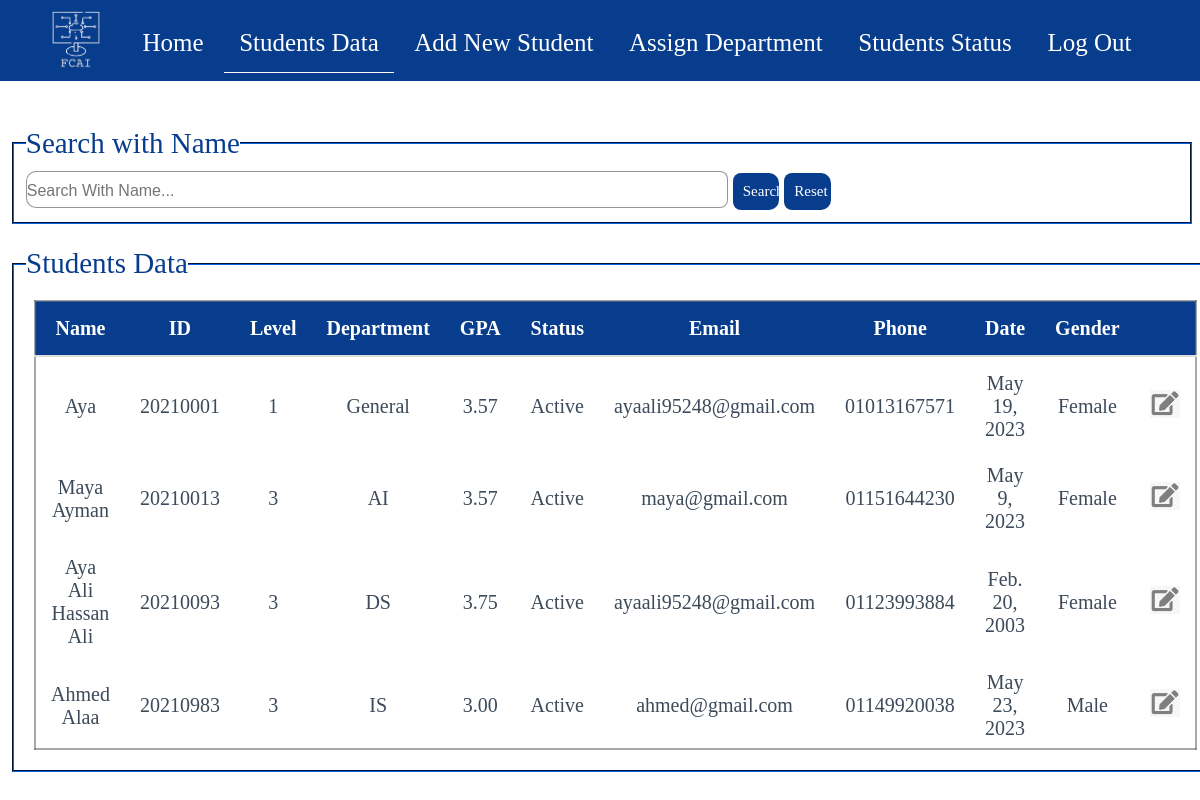
The page /StudentsData/ on the database as committed earlier.
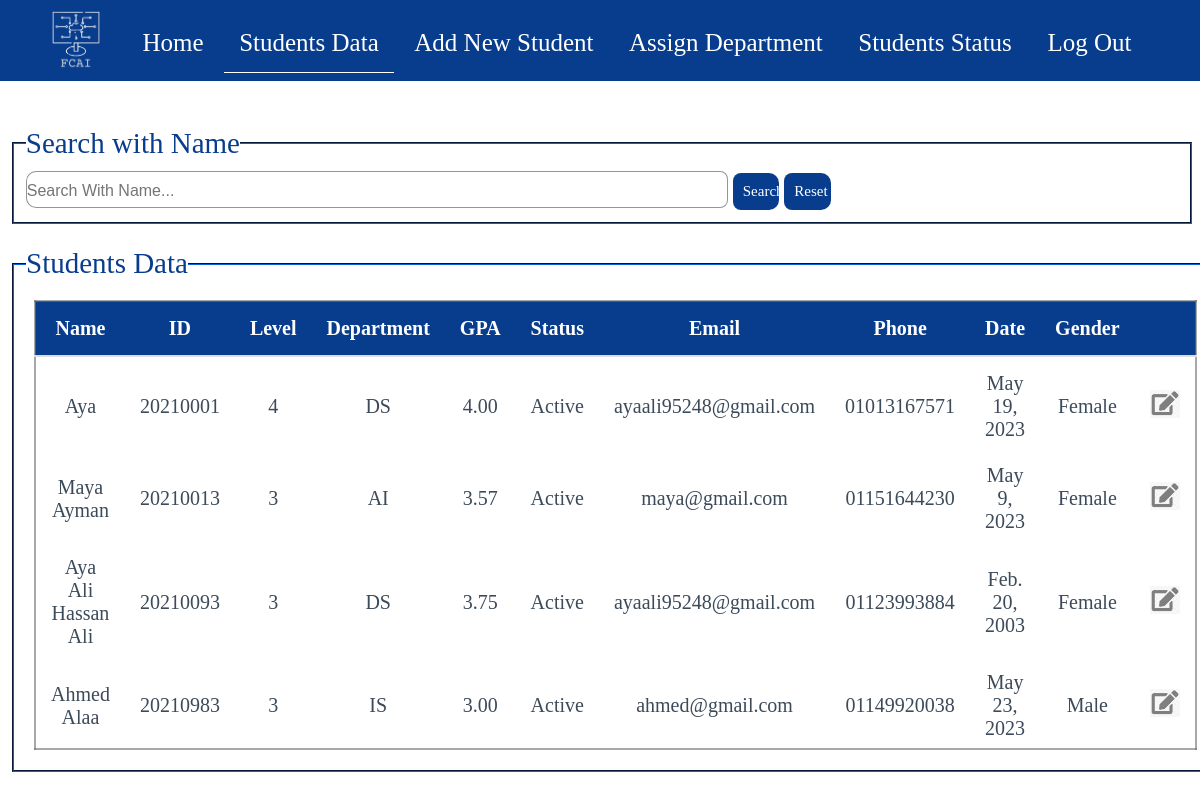
The same page on the database as committed later.
### students/models.py (models this page shows)
class Student(models.Model):
    levels = (
        (1,1),
        (2,2),
        (3,3),
        (4,4),
    )
    departments = (
        ('General','General'),
        ('IS','IS'),
        ('CS','CS'),
        ('IT','IT'),
        ('AI','AI'),
        ('DS','DS'),
    )
    Name = models.CharField(max_length=255 , null = True)
    ID = models.IntegerField(primary_key=True)
    Level = models.IntegerField(null=True , choices=levels)
    Department = models.CharField(max_length=10,default="General",choices=departments)
    GPA = models.DecimalField(max_digits = 3,decimal_places=2,default=0)
    Status = models.CharField(max_length=8,null=True)
    Email = models.CharField(max_length=50,null=True)
    Phone = models.CharField(max_length=11,null=True)
    BirthDate = models.DateField(null=True)
    Gender = models.CharField(max_length=10,null=True,choices=(('Male', 'Male'), ('Female', 'Female')))

### students/views.py (the view)
# urls.py: path('StudentsData/',views.ShowData, name='ShowData'),
def ShowData(request):
    if request.method == 'GET':
        data = Student.objects.all()
        return render(request, 'studentAffairs/StudentsData.html', {'data': data})

### students/templates/studentAffairs/StudentsData.html (shortened to what this page needs)
<!DOCTYPE html>
{% load static %}
{% include 'pageParts/navbar.html' %}
{% block content %}
<html lang="en">
    <head>
    </head>
    <body>
        <br><br>
        <fieldset class="Studentdata-field">
            <legend >
                Search with Name
            </legend>
                <div id="searchbar">
                    <input type="text" id="searchB" name="search_field" placeholder="Search With Name...">
                    <button type="submit" id="SDatasubmit" >Search</button>
                    <button type="reset" id="SDatareset" >Reset</button>
                </div>
        </fieldset>
        <br>
        <fieldset class="Studentdata-field">
            <legend>Students Data</legend>
            <table >
                <thead>
                    <tr>
                        <th>Name</th>
                        <th>ID</th>
                        <th>Level</th>
                        <th>Department</th>
                        <th>GPA</th>
                        <th>Status</th>
                        <th>Email</th>
                        <th>Phone</th>
                        <th>Date</th>
                        <th>Gender</th>
                        <th></th>
                    </tr>
                </thead>
                <tbody id="SDatadata">
                    {% for item in data %}
                    <tr>
                        <td>{{item.Name}}</td>
                        <td>{{item.ID}}</td>
                        <td>{{item.Level}}</td>
                        <td>{{item.Department}}</td>
                        <td>{{item.GPA}}</td>
                        <td>{{item.Status}}</td>
                        <td>{{item.Email}}</td>
                        <td>{{item.Phone}}</td>
                        <td>{{item.BirthDate}}</td>
                        <td>{{item.Gender}}</td>
                        <td>
                        <a href = "Edit/{{item.ID}}">
                            <img src ="{% static 'images/edit.jpg' %}">
                        </a></td>
                    </tr>
                    {% endfor %}
                </tbody>
            </table>
        </fieldset>
    </body>
</html>
{% endblock content %}

Rows that differ between the two databases and show on the page:
changed Student "Aya": Level "1" → "4"; Department "General" → "DS"; GPA "3.57" → "4.00"
